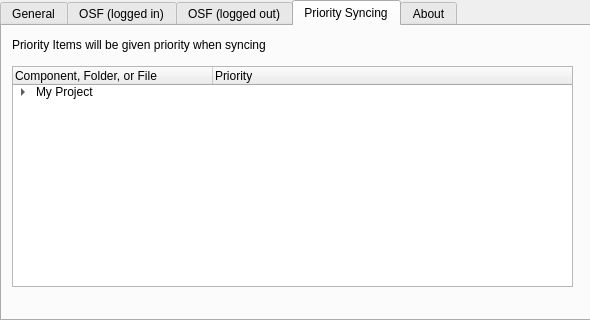
<?xml version="1.0" encoding="UTF-8"?>
<ui version="4.0">
 <class>Preferences</class>
 <widget class="QDialog" name="Preferences">
  <property name="geometry">
   <rect>
    <x>0</x>
    <y>0</y>
    <width>590</width>
    <height>320</height>
   </rect>
  </property>
  <property name="windowTitle">
   <string>Preferences</string>
  </property>
  <widget class="QWidget" name="verticalLayoutWidget">
   <property name="geometry">
    <rect>
     <x>0</x>
     <y>0</y>
     <width>591</width>
     <height>321</height>
    </rect>
   </property>
   <layout class="QVBoxLayout" name="verticalLayout">
    <item>
     <widget class="QTabWidget" name="tabWidget">
      <property name="currentIndex">
       <number>3</number>
      </property>
      <widget class="QWidget" name="tab">
       <attribute name="title">
        <string>General</string>
       </attribute>
       <widget class="QGroupBox" name="groupBox">
        <property name="geometry">
         <rect>
          <x>10</x>
          <y>20</y>
          <width>551</width>
          <height>80</height>
         </rect>
        </property>
        <property name="title">
         <string>System</string>
        </property>
        <widget class="QCheckBox" name="checkBox">
         <property name="geometry">
          <rect>
           <x>10</x>
           <y>20</y>
           <width>541</width>
           <height>22</height>
          </rect>
         </property>
         <property name="text">
          <string>Show Desktop Notifications</string>
         </property>
         <property name="checked">
          <bool>true</bool>
         </property>
        </widget>
        <widget class="QCheckBox" name="checkBox_2">
         <property name="geometry">
          <rect>
           <x>10</x>
           <y>40</y>
           <width>541</width>
           <height>22</height>
          </rect>
         </property>
         <property name="text">
          <string>Start OSF Offline on Computer Startup</string>
         </property>
         <property name="checked">
          <bool>true</bool>
         </property>
        </widget>
       </widget>
       <widget class="QGroupBox" name="groupBox_6">
        <property name="geometry">
         <rect>
          <x>10</x>
          <y>110</y>
          <width>561</width>
          <height>61</height>
         </rect>
        </property>
        <property name="title">
         <string>Choose Folder to Place Project in </string>
        </property>
        <widget class="QPushButton" name="pushButton_3">
         <property name="geometry">
          <rect>
           <x>440</x>
           <y>20</y>
           <width>99</width>
           <height>31</height>
          </rect>
         </property>
         <property name="text">
          <string>Change</string>
         </property>
        </widget>
        <widget class="QTextEdit" name="textEdit">
         <property name="geometry">
          <rect>
           <x>20</x>
           <y>20</y>
           <width>331</width>
           <height>31</height>
          </rect>
         </property>
         <property name="html">
          <string>&lt;!DOCTYPE HTML PUBLIC &quot;-//W3C//DTD HTML 4.0//EN&quot; &quot;http://www.w3.org/TR/REC-html40/strict.dtd&quot;&gt;
&lt;html&gt;&lt;head&gt;&lt;meta name=&quot;qrichtext&quot; content=&quot;1&quot; /&gt;&lt;style type=&quot;text/css&quot;&gt;
p, li { white-space: pre-wrap; }
&lt;/style&gt;&lt;/head&gt;&lt;body style=&quot; font-family:'Ubuntu'; font-size:11pt; font-weight:400; font-style:normal;&quot;&gt;
&lt;p style=&quot; margin-top:0px; margin-bottom:0px; margin-left:0px; margin-right:0px; -qt-block-indent:0; text-indent:0px;&quot;&gt;/home/himanshu/somefolder/My Project&lt;/p&gt;&lt;/body&gt;&lt;/html&gt;</string>
         </property>
        </widget>
       </widget>
      </widget>
      <widget class="QWidget" name="tab_2">
       <attribute name="title">
        <string>OSF (logged in)</string>
       </attribute>
       <widget class="QGroupBox" name="groupBox_2">
        <property name="geometry">
         <rect>
          <x>10</x>
          <y>10</y>
          <width>581</width>
          <height>51</height>
         </rect>
        </property>
        <property name="title">
         <string>Account</string>
        </property>
        <widget class="QGroupBox" name="groupBox_3">
         <property name="geometry">
          <rect>
           <x>280</x>
           <y>50</y>
           <width>561</width>
           <height>51</height>
          </rect>
         </property>
         <property name="title">
          <string>Account</string>
         </property>
        </widget>
        <widget class="QLabel" name="label">
         <property name="geometry">
          <rect>
           <x>30</x>
           <y>16</y>
           <width>411</width>
           <height>31</height>
          </rect>
         </property>
         <property name="text">
          <string>User name</string>
         </property>
        </widget>
        <widget class="QPushButton" name="pushButton">
         <property name="geometry">
          <rect>
           <x>460</x>
           <y>10</y>
           <width>99</width>
           <height>31</height>
          </rect>
         </property>
         <property name="text">
          <string>Log Out</string>
         </property>
        </widget>
       </widget>
       <widget class="QGroupBox" name="groupBox_4">
        <property name="geometry">
         <rect>
          <x>10</x>
          <y>70</y>
          <width>561</width>
          <height>211</height>
         </rect>
        </property>
        <property name="title">
         <string>Project</string>
        </property>
        <widget class="QGroupBox" name="groupBox_5">
         <property name="geometry">
          <rect>
           <x>10</x>
           <y>30</y>
           <width>541</width>
           <height>81</height>
          </rect>
         </property>
         <property name="title">
          <string>Choose Project to Sync With</string>
         </property>
         <widget class="QRadioButton" name="radioButton">
          <property name="geometry">
           <rect>
            <x>30</x>
            <y>20</y>
            <width>117</width>
            <height>22</height>
           </rect>
          </property>
          <property name="text">
           <string>Project A</string>
          </property>
         </widget>
         <widget class="QRadioButton" name="radioButton_2">
          <property name="geometry">
           <rect>
            <x>30</x>
            <y>40</y>
            <width>117</width>
            <height>22</height>
           </rect>
          </property>
          <property name="text">
           <string>Project B</string>
          </property>
         </widget>
         <widget class="QPushButton" name="pushButton_2">
          <property name="geometry">
           <rect>
            <x>440</x>
            <y>20</y>
            <width>99</width>
            <height>31</height>
           </rect>
          </property>
          <property name="text">
           <string>Change</string>
          </property>
         </widget>
        </widget>
       </widget>
      </widget>
      <widget class="QWidget" name="tab_3">
       <attribute name="title">
        <string>OSF (logged out)</string>
       </attribute>
       <widget class="QGroupBox" name="groupBox_7">
        <property name="geometry">
         <rect>
          <x>50</x>
          <y>40</y>
          <width>441</width>
          <height>181</height>
         </rect>
        </property>
        <property name="title">
         <string>Log in</string>
        </property>
        <widget class="QPushButton" name="pushButton_4">
         <property name="geometry">
          <rect>
           <x>330</x>
           <y>150</y>
           <width>99</width>
           <height>27</height>
          </rect>
         </property>
         <property name="text">
          <string>Log In</string>
         </property>
        </widget>
        <widget class="QLineEdit" name="lineEdit">
         <property name="geometry">
          <rect>
           <x>160</x>
           <y>30</y>
           <width>261</width>
           <height>27</height>
          </rect>
         </property>
        </widget>
        <widget class="QLineEdit" name="lineEdit_2">
         <property name="geometry">
          <rect>
           <x>160</x>
           <y>70</y>
           <width>261</width>
           <height>27</height>
          </rect>
         </property>
        </widget>
        <widget class="QLabel" name="label_3">
         <property name="geometry">
          <rect>
           <x>70</x>
           <y>26</y>
           <width>61</width>
           <height>31</height>
          </rect>
         </property>
         <property name="text">
          <string>Email</string>
         </property>
        </widget>
        <widget class="QLabel" name="label_5">
         <property name="geometry">
          <rect>
           <x>70</x>
           <y>70</y>
           <width>81</width>
           <height>31</height>
          </rect>
         </property>
         <property name="text">
          <string>Password</string>
         </property>
        </widget>
       </widget>
      </widget>
      <widget class="QWidget" name="tab_4">
       <attribute name="title">
        <string>Priority Syncing</string>
       </attribute>
       <widget class="QTreeWidget" name="treeWidget">
        <property name="geometry">
         <rect>
          <x>10</x>
          <y>40</y>
          <width>561</width>
          <height>221</height>
         </rect>
        </property>
        <property name="sizePolicy">
         <sizepolicy hsizetype="Preferred" vsizetype="Preferred">
          <horstretch>0</horstretch>
          <verstretch>0</verstretch>
         </sizepolicy>
        </property>
        <property name="mouseTracking">
         <bool>false</bool>
        </property>
        <property name="acceptDrops">
         <bool>false</bool>
        </property>
        <property name="sortingEnabled">
         <bool>false</bool>
        </property>
        <property name="animated">
         <bool>false</bool>
        </property>
        <property name="wordWrap">
         <bool>true</bool>
        </property>
        <property name="headerHidden">
         <bool>false</bool>
        </property>
        <attribute name="headerCascadingSectionResizes">
         <bool>true</bool>
        </attribute>
        <attribute name="headerDefaultSectionSize">
         <number>200</number>
        </attribute>
        <attribute name="headerHighlightSections">
         <bool>true</bool>
        </attribute>
        <column>
         <property name="text">
          <string>Component, Folder, or File</string>
         </property>
         <property name="textAlignment">
          <set>AlignJustify|AlignVCenter</set>
         </property>
        </column>
        <column>
         <property name="text">
          <string>Priority</string>
         </property>
         <property name="textAlignment">
          <set>AlignJustify|AlignVCenter</set>
         </property>
        </column>
        <item>
         <property name="text">
          <string>My Project</string>
         </property>
         <item>
          <property name="text">
           <string>My other Component</string>
          </property>
          <property name="text">
           <string/>
          </property>
          <property name="checkState">
           <enum>Unchecked</enum>
          </property>
          <item>
           <property name="text">
            <string>folder a</string>
           </property>
           <property name="text">
            <string/>
           </property>
           <property name="checkState">
            <enum>Unchecked</enum>
           </property>
           <item>
            <property name="text">
             <string>New Item</string>
            </property>
            <property name="text">
             <string/>
            </property>
            <property name="checkState">
             <enum>Unchecked</enum>
            </property>
           </item>
           <item>
            <property name="text">
             <string>folder b</string>
            </property>
            <property name="text">
             <string/>
            </property>
            <property name="checkState">
             <enum>Unchecked</enum>
            </property>
            <item>
             <property name="text">
              <string>some file</string>
             </property>
             <property name="text">
              <string/>
             </property>
             <property name="checkState">
              <enum>Unchecked</enum>
             </property>
            </item>
           </item>
          </item>
         </item>
         <item>
          <property name="text">
           <string>My Component</string>
          </property>
          <property name="text">
           <string/>
          </property>
          <property name="checkState">
           <enum>Unchecked</enum>
          </property>
         </item>
         <item>
          <property name="text">
           <string>C component</string>
          </property>
          <property name="text">
           <string/>
          </property>
          <property name="checkState">
           <enum>Unchecked</enum>
          </property>
          <item>
           <property name="text">
            <string>wiki</string>
           </property>
           <property name="text">
            <string/>
           </property>
           <property name="checkState">
            <enum>Unchecked</enum>
           </property>
          </item>
          <item>
           <property name="text">
            <string>folder</string>
           </property>
           <property name="text">
            <string/>
           </property>
           <property name="checkState">
            <enum>Unchecked</enum>
           </property>
          </item>
          <item>
           <property name="text">
            <string>folder</string>
           </property>
           <property name="text">
            <string/>
           </property>
           <property name="checkState">
            <enum>Unchecked</enum>
           </property>
          </item>
         </item>
        </item>
       </widget>
       <widget class="QLabel" name="label_2">
        <property name="geometry">
         <rect>
          <x>10</x>
          <y>10</y>
          <width>561</width>
          <height>17</height>
         </rect>
        </property>
        <property name="text">
         <string>Priority Items will be given priority when syncing</string>
        </property>
       </widget>
      </widget>
      <widget class="QWidget" name="tab_5">
       <attribute name="title">
        <string>About</string>
       </attribute>
       <widget class="QTextEdit" name="textEdit_2">
        <property name="geometry">
         <rect>
          <x>20</x>
          <y>20</y>
          <width>551</width>
          <height>251</height>
         </rect>
        </property>
        <property name="html">
         <string>&lt;!DOCTYPE HTML PUBLIC &quot;-//W3C//DTD HTML 4.0//EN&quot; &quot;http://www.w3.org/TR/REC-html40/strict.dtd&quot;&gt;
&lt;html&gt;&lt;head&gt;&lt;meta name=&quot;qrichtext&quot; content=&quot;1&quot; /&gt;&lt;style type=&quot;text/css&quot;&gt;
p, li { white-space: pre-wrap; }
&lt;/style&gt;&lt;/head&gt;&lt;body style=&quot; font-family:'Ubuntu'; font-size:11pt; font-weight:400; font-style:normal;&quot;&gt;
&lt;p style=&quot; margin-top:0px; margin-bottom:0px; margin-left:0px; margin-right:0px; -qt-block-indent:0; text-indent:0px;&quot;&gt;This is copyright info. This is copyright info. This is copyright info. This is copyright info. This is copyright info. This is copyright info. This is copyright info. This is copyright info. This is copyright info. This is copyright info. This is copyright info. This is copyright info. This is copyright info. This is copyright info. This is copyright info. This is copyright info. This is copyright info. This is copyright info. This is copyright info. This is copyright info. This is copyright info. This is copyright info. This is copyright info. This is copyright info. This is copyright info. This is copyright info. This is copyright info. This is copyright info. This is copyright info. This is copyright info. This is copyright info. This is copyright info. This is copyright info. This is copyright info. This is copyright info. This is copyright info. This is copyright info. This is copyright info. This is copyright info. This is copyright info. This is copyright info. This is copyright info. This is copyright info. This is copyright info. This is copyright info. This is copyright info. This is copyright info. This is copyright info. This is copyright info. This is copyright info. This is copyright info. This is copyright info. This is copyright info. This is copyright info. This is copyright info. This is copyright info. This is copyright info. &lt;/p&gt;
&lt;p style=&quot;-qt-paragraph-type:empty; margin-top:0px; margin-bottom:0px; margin-left:0px; margin-right:0px; -qt-block-indent:0; text-indent:0px;&quot;&gt;&lt;br /&gt;&lt;/p&gt;
&lt;p align=&quot;center&quot; style=&quot; margin-top:0px; margin-bottom:0px; margin-left:0px; margin-right:0px; -qt-block-indent:0; text-indent:0px;&quot;&gt;© Center for Open Science&lt;/p&gt;&lt;/body&gt;&lt;/html&gt;</string>
        </property>
       </widget>
      </widget>
     </widget>
    </item>
   </layout>
  </widget>
 </widget>
 <resources/>
 <connections/>
</ui>
